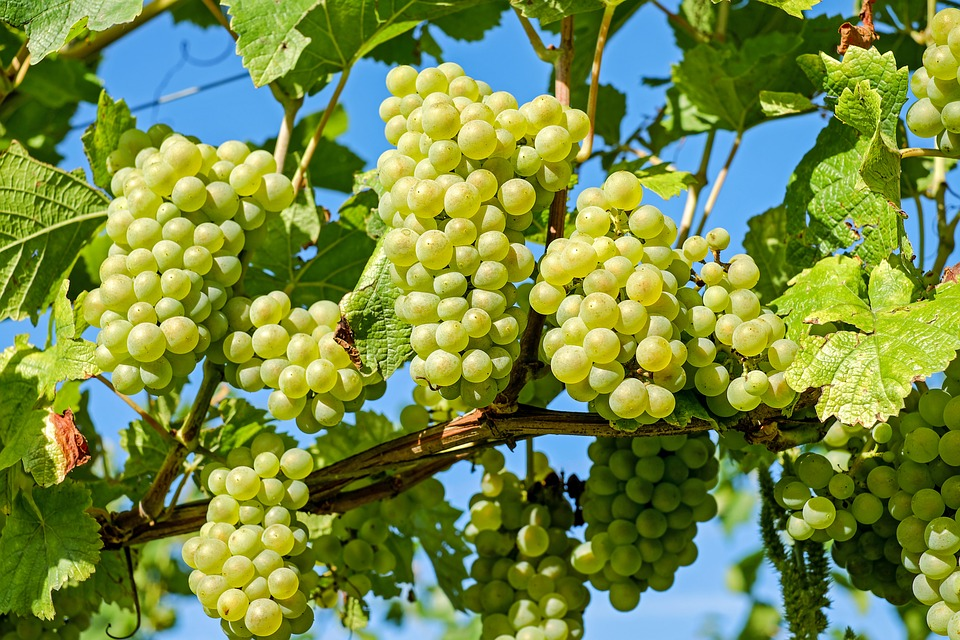
#> input picture OpenCV/src/grapes.jpg, 960 x 640 px
$ python lesson4.py
#> lines starting #> are read from the running program, lines starting #| are printed output that depends on the picture
import cv2

img = cv2.imread('src/grapes.jpg')
#> img is the input picture: shape (640, 960, 3); mean B, G, R 69.5, 139.6, 117.9
cv2.imshow('img', img)
cv2.waitKey(0)
cv2.destroyAllWindows()
print(img.shape)
#| (640, 960, 3)

size = (300, 200)  # tuple (width, height) vice versa
img_resize = cv2.resize(img, size)
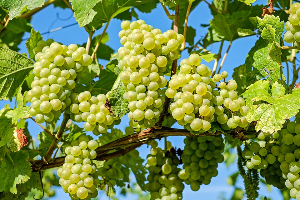
#> img_resize: shape (200, 300, 3); mean B, G, R 69.4, 139.5, 117.8
print(img_resize.shape)
#| (200, 300, 3)
cv2.imshow('resize', img_resize)
cv2.waitKey(0)
cv2.destroyAllWindows()

img_area = cv2.resize(img, size, interpolation=cv2.INTER_AREA)
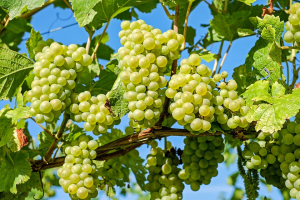
#> img_area: shape (200, 300, 3); mean B, G, R 69.5, 139.6, 117.9
img_linear = cv2.resize(img, size, interpolation=cv2.INTER_LINEAR)
cv2.imshow('area', img_area)
cv2.imshow('linear', img_linear)
cv2.waitKey(0)
cv2.destroyAllWindows()

$ run again, with OpenCV/src/Berry.jpg copied over OpenCV/src/grapes.jpg
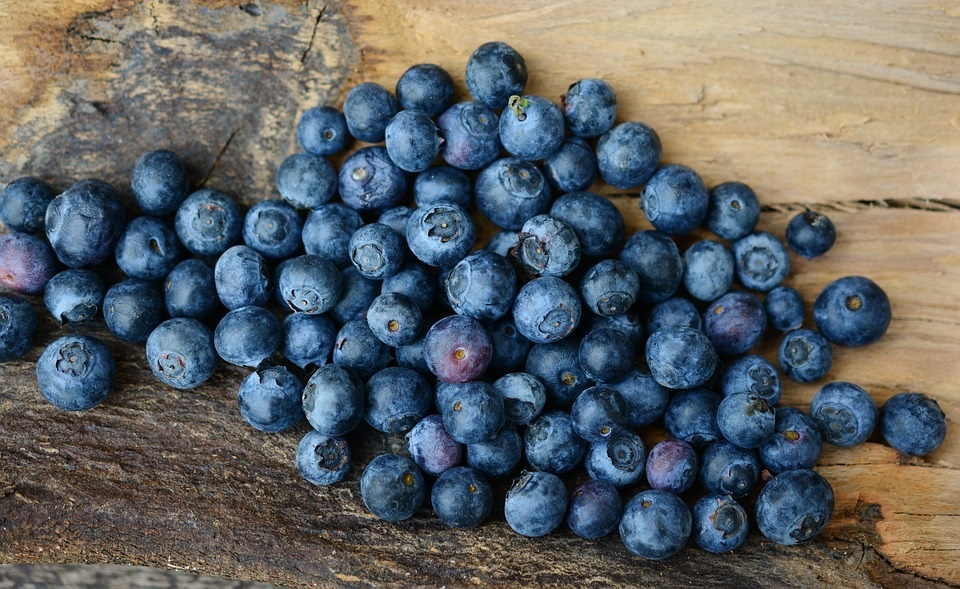
#> input picture OpenCV/src/Berry.jpg, 960 x 589 px
#> img is the input picture: shape (589, 960, 3); mean B, G, R 101.8, 99.7, 95.1
#| (589, 960, 3)
#> `img_resize = cv2.resize(img, size)`:
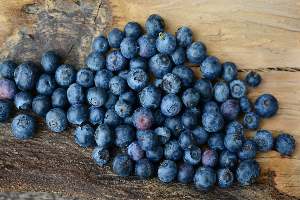
#> img_resize: shape (200, 300, 3); mean B, G, R 101.6, 99.6, 95
#| (200, 300, 3)

$ run again, with OpenCV/src/Bus.jpg copied over OpenCV/src/grapes.jpg
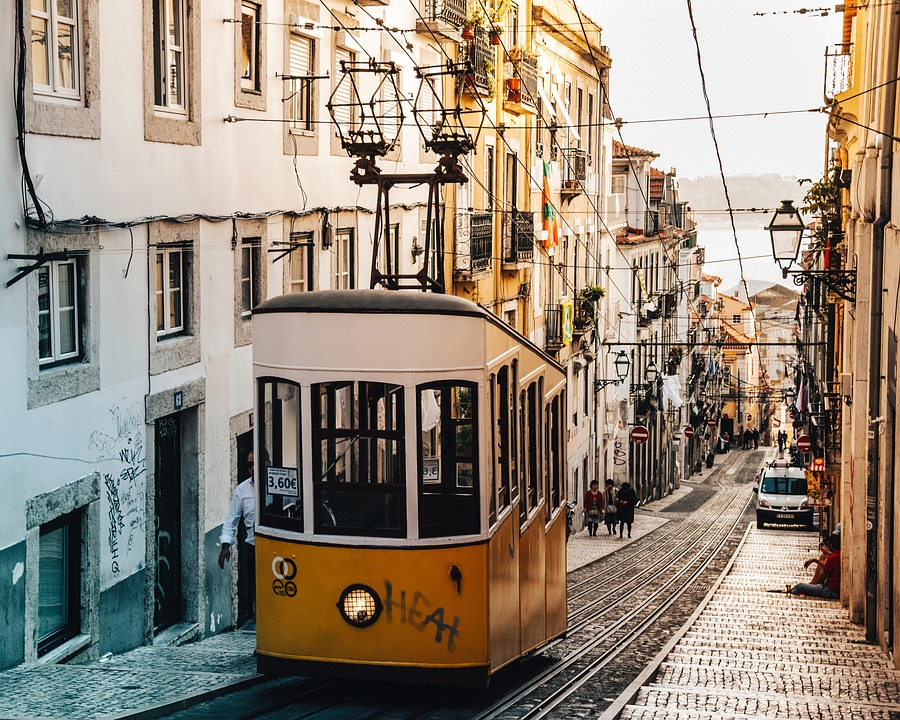
#> input picture OpenCV/src/Bus.jpg, 900 x 720 px
#> img is the input picture: shape (720, 900, 3); mean B, G, R 121.7, 136.7, 149.7
#| (720, 900, 3)
#> `img_resize = cv2.resize(img, size)`:
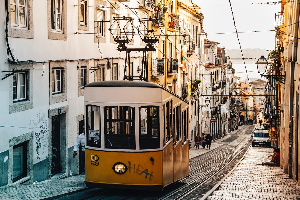
#> img_resize: shape (200, 300, 3); mean B, G, R 121.9, 136.9, 149.9
#| (200, 300, 3)
#> `img_area = cv2.resize(img, size, interpolation=cv2.INTER_AREA)`:
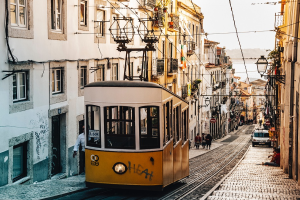
#> img_area: shape (200, 300, 3); mean B, G, R 121.7, 136.7, 149.7
